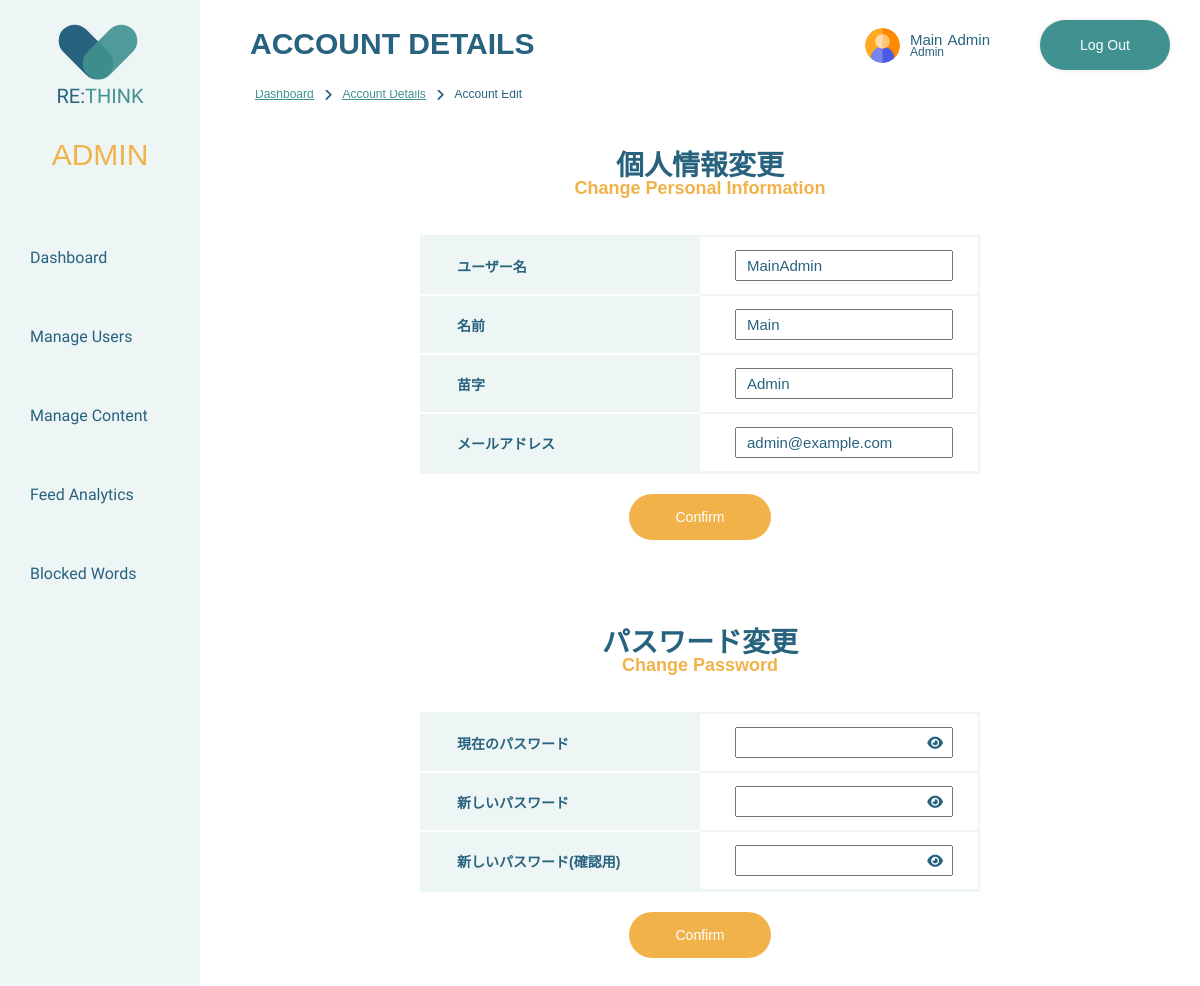
The app's page /rethink/admin/admin_profile/account_edit.php (signed in) with its own data.
### tables this page shows
CREATE TABLE `users` (
  `UserID` int(11) NOT NULL,
  `FirstName` varchar(50) NOT NULL,
  `LastName` varchar(50) NOT NULL,
  `Username` varchar(30) DEFAULT NULL,
  `Email` varchar(50) NOT NULL,
  `Password` varchar(30) NOT NULL,
  `Role` varchar(1) NOT NULL,
  `Created` date DEFAULT NULL,
  `profileImg` varchar(100) DEFAULT NULL
);

### rethink/server-side/shared/check_login.php (called while the page is built, shortened)
<?php
function check_login($con) {
	if(isset($_SESSION['UserID']))
	{
		$id = $_SESSION['UserID'];
		$query = "SELECT * FROM users WHERE UserID = '$id' limit 1";
		$result = mysqli_query($con,$query);
		if ($result && mysqli_num_rows($result) > 0) {
			$user_data = mysqli_fetch_assoc($result);
			return $user_data;
		}
	}
	die;
}

### rethink/admin/admin_profile/account_edit.php (the view, shortened to what this page needs)
<?php
include(BASE_PATH . "connections.php");
include(BASE_PATH . "check_login.php");
include(BASE_PATH . "header/admin_layout.php");
$adminData = check_login($con);
?>
<!DOCTYPE html>
<html lang="en">
    <head>
        <?php includeHeadAssets(); ?>
    </head>
    <body>
        <header class="sidebar-navigation">
            <?php renderAdminNavigation(); ?>
        </header>
        <?php renderAdminHeaderWithLogout($adminData); ?>
    <div class="admin-main-wrapper">
        <h2>Account Details</h2>
       <div class="breadcrumbs breadcrumbs-admin">
            <a href="../admin_dashboard.php">
                <p>Dashboard</p>
            </a>
            <i class="fa-solid fa-angle-right fa-sm"></i>
            <a href="./admin_profile.php"><p>Account Details</p></a>
            <i class="fa-solid fa-angle-right fa-sm"></i>
            <p class="bread-active">Account Edit</p>
        </div>
        <section class="account-edit-wrapper">
                <form action="" method="post"  enctype="multipart/form-data">
                <div class="account-edit-table">
                    <h3>
                        <span class="japanese-title">個人情報変更</span>
                        <span class="english-title">Change Personal Information</span>
                    </h3>
                   <div class="input-error">
                        <p>
                        </p>
                    </div>
                    <table>
                        <tr>
                            <td>ユーザー名</td>
                            <td><input type="text" name="username" value="<?php if(!empty($adminData['Username'])){ echo $adminData['Username']; } ?>"></td>
                        </tr>
                        <tr>
                            <td>名前</td>
                            <td><input type="text" name="firstname" value="<?php if(!empty($adminData['FirstName'])){ echo $adminData['FirstName']; } ?>"></td>
                        </tr>
                        <tr>
                            <td>苗字</td>
                            <td><input type="text" name="lastname" value="<?php if(!empty($adminData['LastName'])){ echo $adminData['LastName']; } ?>"></td>
                        </tr>
                        <tr>
                            <td>メールアドレス</td>
                            <td><input type="text" name="email" value="<?php if(!empty($adminData['Email'])){ echo $adminData['Email']; } ?>"></td>
                        </tr>
                    </table>
                </div>
                <div class="profile-edit-button">
                    <input type="submit" value="Confirm" name="updateInformationAdmin" class="primary-btn"/>
                </div>
            </form>
            <form action="" method="post" enctype="multipart/form-data">
                <div class="account-edit-table">
                    <h3>
                        <span class="japanese-title">パスワード変更</span>
                        <span class="english-title">Change Password</span>
                    </h3>
                    <div class="input-error">
                        <p>
                        </p>
                    </div>
                    <table>
                        <tr>
                            <td>現在のパスワード</td>
                            <td>
                                <input type="password" name="currentPassword" id="currentPasswordInput">
                                <p><i id="currentPasswordToggle" class="fa-solid fa-eye" onclick="togglePasswordVisibility('currentPasswordInput', 'currentPasswordToggle')"></i>
                            </td>
                        </tr>
                        <tr>
                            <td>新しいパスワード</td>
                            <td>
                                <input type="password" name="newPassword" id="newPasswordInput">
                                <p><i id="newPasswordToggle" class="fa-solid fa-eye" onclick="togglePasswordVisibility('newPasswordInput', 'myInputnewPasswordToggleIcon')"></i>
                            </td>
                        </tr>
                        <tr>
                            <td>新しいパスワード(確認用)</td>
                            <td>
                                <input type="password" name="newPasswordCheck" id="confirmPasswordInput">
                                <p><i id="confirmPasswordToggle" class="fa-solid fa-eye" onclick="togglePasswordVisibility('confirmPasswordInput', 'confirmPasswordToggle')"></i>
                            </td>
                        </tr>
                    </table>
                </div>
                <div class="profile-edit-button">
                    <input type="submit" value="Confirm" name="updatePassword" class="primary-btn"/>
                </div>
            </form>
        </section>
    </body>
</html>

### rethink/server-side/shared/header/admin_layout.php (shortened to what this page needs)
<?php
function hsc($hsc)
{
	return htmlspecialchars($hsc, ENT_QUOTES);
}
function includeHeadAssets(){
    echo '
        <meta charset="utf-8">
        <title>RE:THINK</title>
        <script src="https://kit.fontawesome.com/4f1988a159.js"></script>
        <link rel="preconnect" href="https://fonts.googleapis.com">
        <link rel="preconnect" href="https://fonts.gstatic.com" crossorigin>
        <link href="https://fonts.googleapis.com/css2?family=Gudea&display=swap" rel="stylesheet">
        <link rel="stylesheet" href="' . BASE_URL . './assets/css/shared.css">
        <link rel="stylesheet" href="' . BASE_URL . './assets/css/admin.css">
        <script src="'. BASE_URL . 'assets/javascript/input_handler.js" defer></script>
        <script src="'. BASE_URL . 'assets/javascript/alert_handler.js" defer></script>
        <script src="'. BASE_URL . 'assets/javascript/icon_selection_modal.js" defer></script>
        <script language="JavaScript" type="text/javascript">
            function checkDelete(){
                return confirm("本当に削除しますか？"); // "Are you sure you want to delete"? in Japanese
            }
        </script>
    ';
}
function renderAdminNavigation(){
    echo "
        <nav>
            <a href='". BASE_URL . "admin/admin_dashboard.php'>
                <div class='heart-header'>
                    <div class='heart'>
                        <div class='heart-left'></div>
                        <div class='heart-right'></div>
                    </div>
                    <div class='name-header'>RE:<span>THINK</span></div>
                </div>
            </a>
            <div class='header-admin-text'>
                <p>ADMIN</p>
            </div>
            <ul>
                <a href='". BASE_URL . "admin/admin_dashboard.php' class='dashboard-active'>
                    <li class='hover-underline-animation'>Dashboard</li>
                </a>
                <a href='". BASE_URL . "admin/user_management/manage_users.php' class='manage-users-active'>
                    <li class='hover-underline-animation'>Manage Users</li>
                </a>
                <a href='". BASE_URL . "admin/content_management/manage_content.php' class='manage-contents-active'>
                    <li class='hover-underline-animation'>Manage Content</li>
                </a>
                <a href='". BASE_URL . "admin/user_feed/user_feed_analytics.php' class='user-feed-active'>
                    <li class='hover-underline-animation'>Feed Analytics</li>
                </a>
                <a href='". BASE_URL . "admin/blocked_words/manage_blocked_words.php' class='blocked-words-active'>
                    <li class='hover-underline-animation'>Blocked Words</li>
                </a>
            </ul>
        </nav>
    ";
}
function renderAdminHeaderWithLogout($admin_data){
    echo "
    <div class='top-header'>
        <a href='" . BASE_URL . "admin/admin_profile/admin_profile.php'>
            <div class='header-display'>
                <div class='header-icon'>
                    <img src='" . BASE_URL . "assets/user-img/" .hsc($admin_data['profileImg'])."' alt='Admin Profile Image'>
                </div>
                <div class='header-name-wrapper'>
                    <div class='header-name'>
                        <p class='header-fname'>" .hsc($admin_data['FirstName'])."</p>
                        <p class='header-lname'>" .hsc($admin_data['LastName'])."</p>
                    </div>
                    <div class='header-title'>
                        <p>Admin</p>
                    </div>
                </div>
            </div>
        </a>
        <a href='". BASE_URL . "server-side/shared/logout.php'>
            <div class='logout-sticky'>Log Out</div>
        </a>
    </div>
    ";
}
?>

### rethink/assets/css/admin.css (style rules this page uses)
:root { --primary-color: #27627E; --secondary-color: #409290; --accent-color: #f1b24a; --background-color: #eef5f5; --admin-color-deep-teal: #27627E; --admin-color-sky-blue: #9DC3E6; --admin-color-aqua-green: #8BCCCA; --admin-golden-tangerine: #f7a420; --admin-color-golden-honey: #f1b14acc; --color-white: #fff; --color-off-white: #fefefe; --color-gray-1: #ddd; --color-gray-2: #cdcdcd; --color-gray-3: #A6A6A6; --color-gray-4: #989898; --color-gray-5: #6d6d6d; --color-gray-6: #4d4d4d; --color-gray-7: #26282ac6; --color-red: #cb3d3d; --color-brick-red: #924040; --color-soft-amber: #f1b14a6d; --color-golden-orange: #e48e00; --great-mood-color: #812061; --good-mood-color: #EB6694; --okay-mood-color: #8BCCCA; --bad-mood-color: #9DC3E6; --awful-mood-color: #27627E; }
.admin-main-wrapper { padding-left: 200px; padding-top: 100px; height: 100%; }
.admin-main-wrapper h2 { position: fixed; font-size: 30px; top: 2px; left: 250px; text-transform: uppercase; z-index: 25; }
.account-edit-table h3 { display: flex; flex-direction: column; }
.account-edit-table h3 .english-title { margin-bottom: 20px; }

### records on screen
users: profileImg (picture), FirstName "Main", LastName "Admin", username "MainAdmin", firstname "Main", lastname "Admin", email "admin@example.com"
